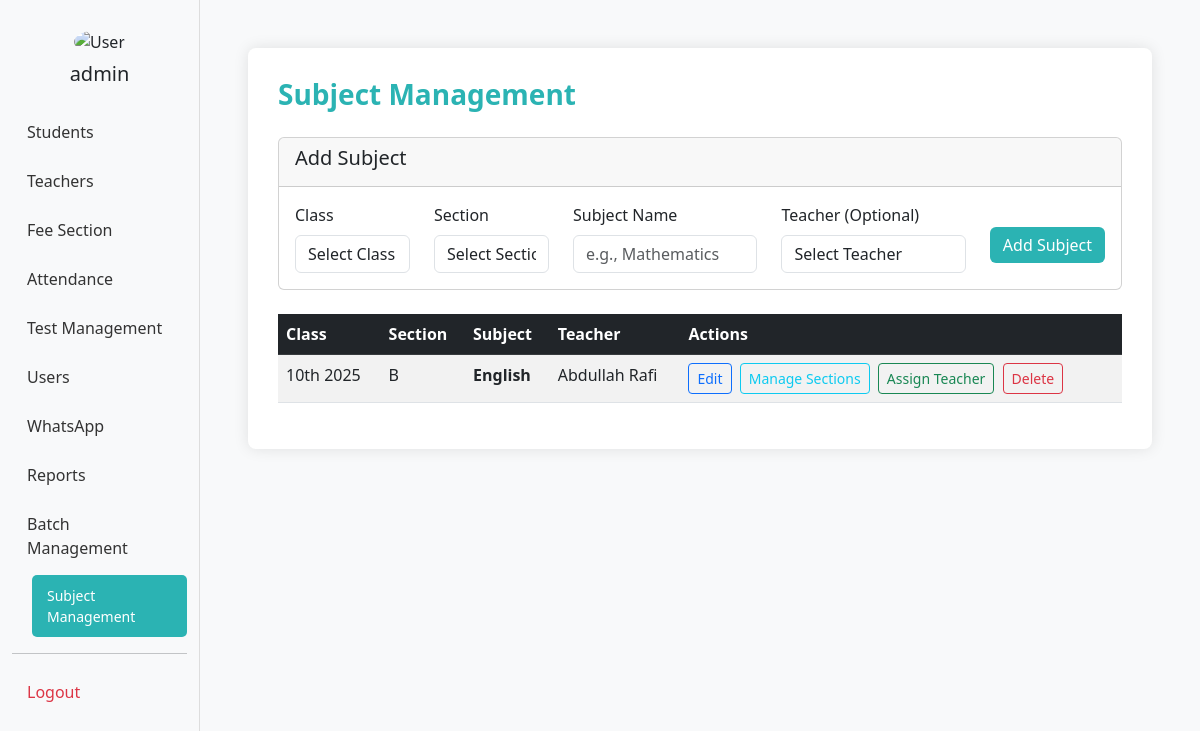
Page /subject_management/ (signed in) on the earlier database version.
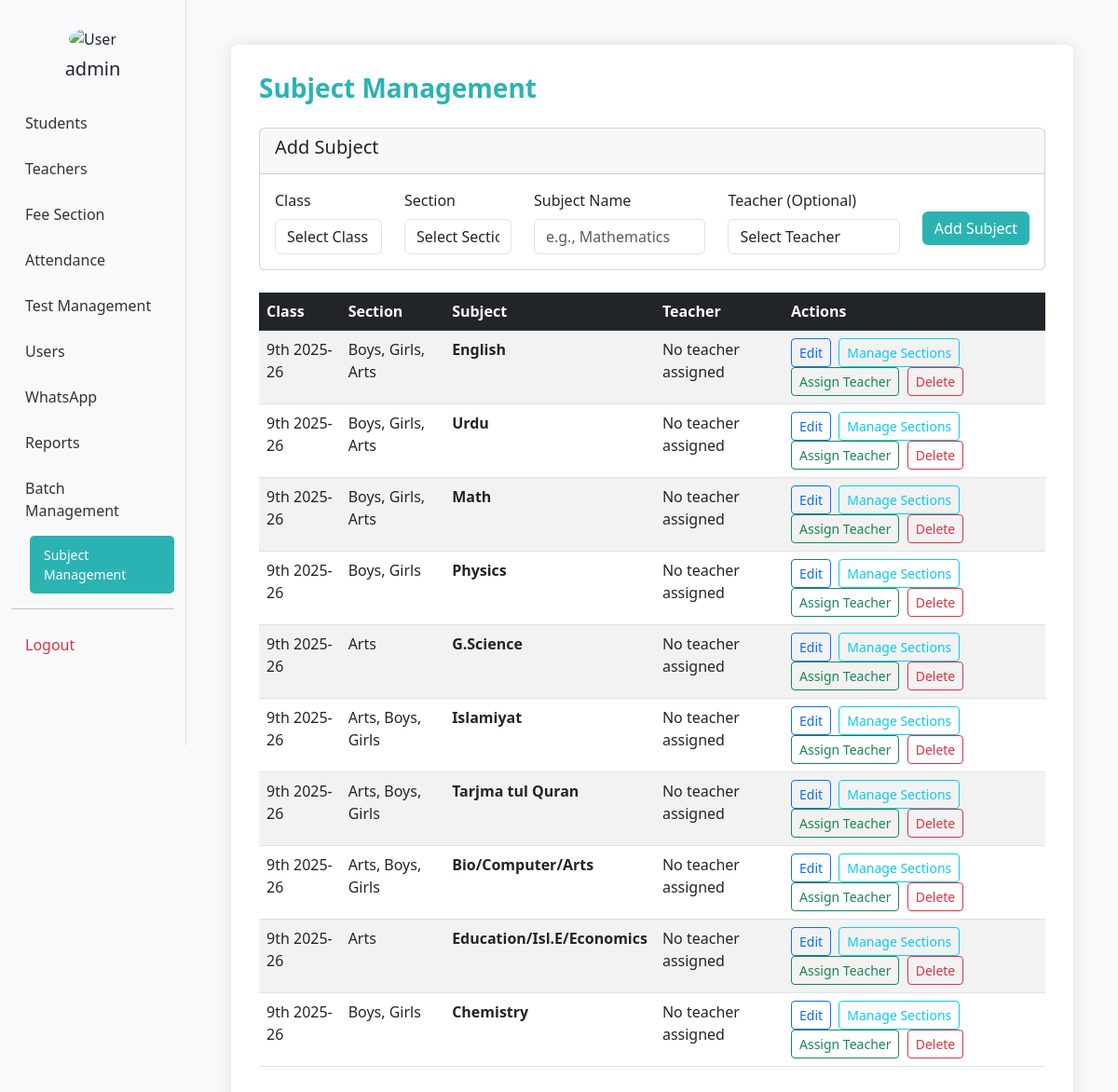
Same page on the later database version.
### bri/models.py (models this page shows, shortened)
class Class(models.Model):
    class_name = models.CharField(max_length=15)
    is_active = models.BooleanField(default=True)
    order = models.IntegerField(default=0)
    class Meta:
        ordering = ['order', 'class_name']

class SectionSubject(models.Model):
    class_name = models.ForeignKey(Class, on_delete=models.CASCADE, related_name="section_subjects")
    section = models.ForeignKey(Section, on_delete=models.CASCADE, related_name="section_subjects")
    subject = models.CharField(max_length=20)
    is_active = models.BooleanField(default=True)
    academic_year = models.CharField(max_length=9)
    class Meta:
        unique_together = ('class_name', 'section', 'subject', 'academic_year')
        indexes = [
            models.Index(fields=['class_name', 'section', 'subject']),
        ]

class Section(models.Model):
    std_section = models.CharField(max_length=10)
    class_name = models.ForeignKey(Class, on_delete=models.CASCADE, related_name="sections")
    is_active = models.BooleanField(default=True)
    order = models.IntegerField(default=0)
    class Meta:
        ordering = ['order', 'std_section']

### bri/views.py (the view, shortened to what this page needs)
# urls.py: path('subject_management/', views.subject_management, name='subject_management'),
@admin_required
def subject_management(request):
    classes = Class.objects.all()
    teachers = Teacher.objects.all()
    subjects_raw = SectionSubject.objects.select_related('class_name', 'section').prefetch_related('assignments__teacher')
    grouped_subjects = {}
    for subject in subjects_raw:
        key = (subject.class_name.id, subject.subject)
        if key not in grouped_subjects:
            grouped_subjects[key] = {
                'class_name': subject.class_name.class_name,
                'subject': subject.subject,
                'sections': [],
                'teachers': set(),
                'ids': []
            }
        grouped_subjects[key]['sections'].append(subject.section.std_section)
        grouped_subjects[key]['ids'].append(subject.id)
        for assignment in subject.assignments.all():
            grouped_subjects[key]['teachers'].add(f"{assignment.teacher.teacher_fname} {assignment.teacher.teacher_lname}")
    subjects = []
    for data in grouped_subjects.values():
        subjects.append({
            'class_name': data['class_name'],
            'sections': ', '.join(data['sections']),
            'subject': data['subject'],
            'teachers': ', '.join(data['teachers']) if data['teachers'] else 'No teacher assigned',
            'ids': data['ids']
        })
    return render(request, 'subject_management.html', {
        'classes': classes,
        'teachers': teachers,
        'subjects': subjects
    })

### bri/views.py (called while the page is built)
def admin_required(view_func):
    @wraps(view_func)
    def wrapper(request, *args, **kwargs):
        user_id = request.session.get('user_id')
        user_role = request.session.get('user_role')
        print(f"Admin check - user_id: {user_id}, user_role: {user_role}")
        if not user_id or user_role != 'admin':
            messages.error(request, "You need admin access to view this page.")
            return redirect('admin_dashboard')
        return view_func(request, *args, **kwargs)
    return wrapper

### bri/templates/subject_management.html (shortened to what the changed rows need)
<!DOCTYPE html>
<html lang="en">
<head>
  <link href="https://cdn.jsdelivr.net/npm/bootstrap@5.3.0/dist/css/bootstrap.min.css" rel="stylesheet" />
</head>
<body>
  <div class="container-fluid">
    <div class="row">
          {% load static %}
      <div class="col-md-10 p-5">
        <div class="form-section">
          <div class="table-responsive">
            <table class="table table-striped">
              <thead class="table-dark">
                <tr>
                  <th>Class</th>
                  <th>Section</th>
                  <th>Subject</th>
                  <th>Teacher</th>
                  <th>Actions</th>
                </tr>
              </thead>
              <tbody>
                {% for subject in subjects %}
                  <tr>
                    <td>{{ subject.class_name }}</td>
                    <td>{{ subject.sections }}</td>
                    <td><strong>{{ subject.subject }}</strong></td>
                    <td>{{ subject.teachers }}</td>
                    <td>
                      <button class="btn btn-sm btn-outline-primary me-1" onclick="editSubject({{ subject.ids.0 }}, '{{ subject.subject }}')">Edit</button>
                      <button class="btn btn-sm btn-outline-info me-1" onclick="manageSections('{{ subject.class_name }}', '{{ subject.subject }}', [{{ subject.ids|join:',' }}])">Manage Sections</button>
                      <button class="btn btn-sm btn-outline-success me-1" onclick="assignTeacher([{{ subject.ids|join:',' }}], '{{ subject.subject }}')">Assign Teacher</button>
                      <button class="btn btn-sm btn-outline-danger" onclick="deleteSubjectGroup([{{ subject.ids|join:',' }}])">Delete</button>
                    </td>
                  </tr>
                {% empty %}
                  <tr>
                    <td colspan="5" class="text-center">No subjects added yet. Add your first subject above!</td>
                  </tr>
                {% endfor %}
              </tbody>
            </table>
          </div>
        </div>
      </div>
    </div>
  </div>
</body>
</html>

Differences in the rows shown:
removed Class: class_name "10th 2025"
added Class: class_name "9th 2025-26" "9th 2025-26" "9th 2025-26" "9th 2025-26" "9th 2025-26" "9th 2025-26" "9th 2025-26" "9th 2025-26" "9th 2025-26" "9th 2025-26"
added SectionSubject: subject "Urdu"
added SectionSubject: subject "Math"
added SectionSubject: subject "Physics"
added Section: sections "Arts" "Arts"
added SectionSubject: subject "G.Science"
added SectionSubject: subject "Islamiyat"
added SectionSubject: subject "Tarjma tul Quran"
added SectionSubject: subject "Bio/Computer/Arts"
added SectionSubject: subject "Education/Isl.E/Economics"
added SectionSubject: subject "Chemistry"
Other differences:
new list line: "Boys, Girls, Arts No teacher assigned Edit Manage Sections Assign Teacher Delete"
new list line: "Boys, Girls No teacher assigned Edit Manage Sections Assign Teacher Delete"
new list line: "No teacher assigned Edit Manage Sections Assign Teacher Delete"
new list line: "Arts, Boys, Girls No teacher assigned Edit Manage Sections Assign Teacher Delete"
list line gone: "B Abdullah Rafi Edit Manage Sections Assign Teacher Delete"
